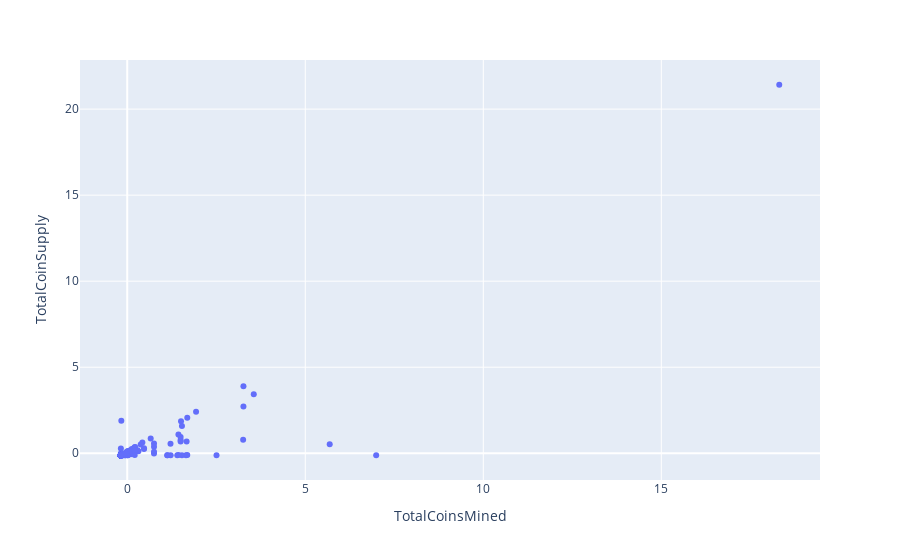

Notebook source saved alongside this figure:
### Code cell
# Plot the scatter with x="TotalCoinsMined" and y="TotalCoinSupply"
px.scatter(scaled_coin_df, x="TotalCoinsMined",y="TotalCoinSupply")

### Figure 1 — Plotly figure (JSON) as saved in the notebook; plotly's stock layout.template omitted (floating-point values rounded to 4 significant figures; data arrays with more than 128 entries replaced by an {"elided": "..."} marker saying what was removed)
{"data": [{"hovertemplate": "TotalCoinsMined=%{x}<br>TotalCoinSupply=%{y}<extra></extra>", "legendgroup": "", "marker": {"color": "#636efa", "symbol": "circle"}, "mode": "markers", "name": "", "orientation": "v", "showlegend": false, "type": "scatter", "x": {"elided": "526 float values"}, "xaxis": "x", "y": {"elided": "526 float values"}, "yaxis": "y"}], "layout": {"legend": {"tracegroupgap": 0}, "margin": {"t": 60}, "xaxis": {"anchor": "y", "domain": [0, 1], "title": {"text": "TotalCoinsMined"}}, "yaxis": {"anchor": "x", "domain": [0, 1], "title": {"text": "TotalCoinSupply"}}}}
